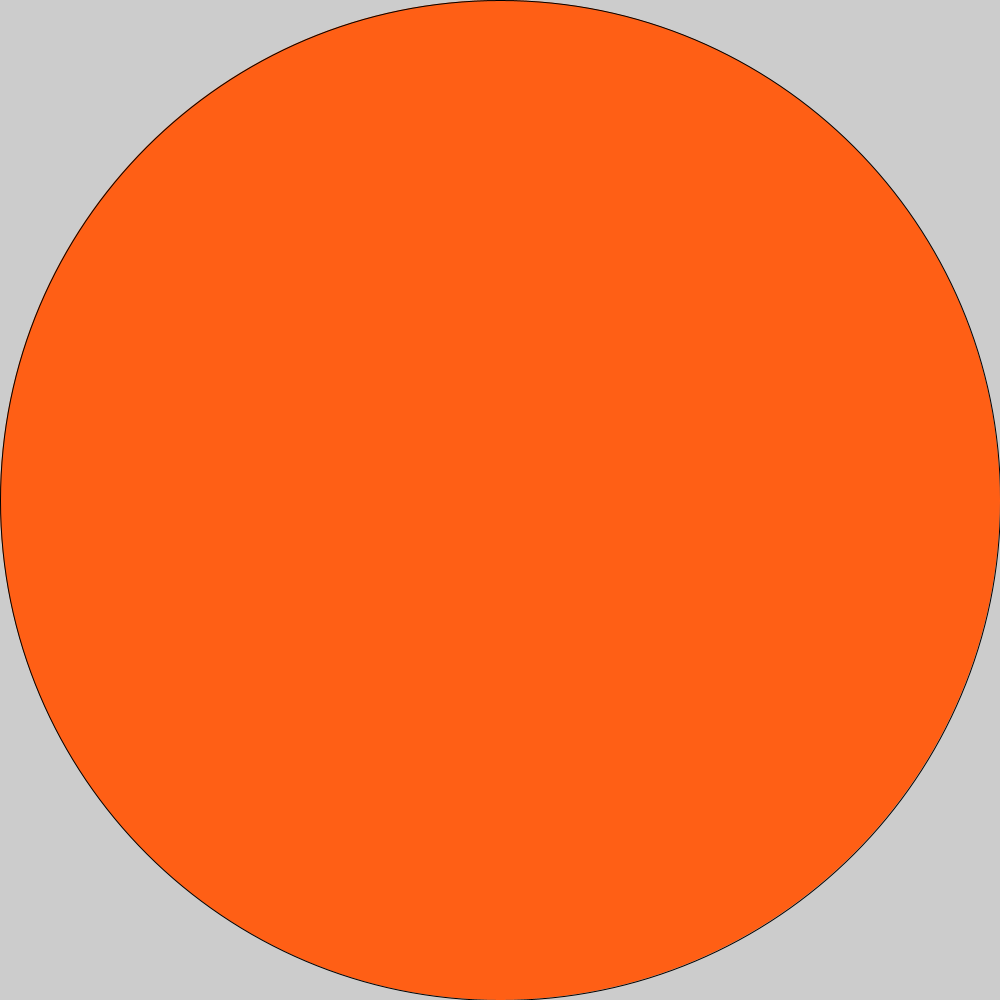
Frame 1 (no input)
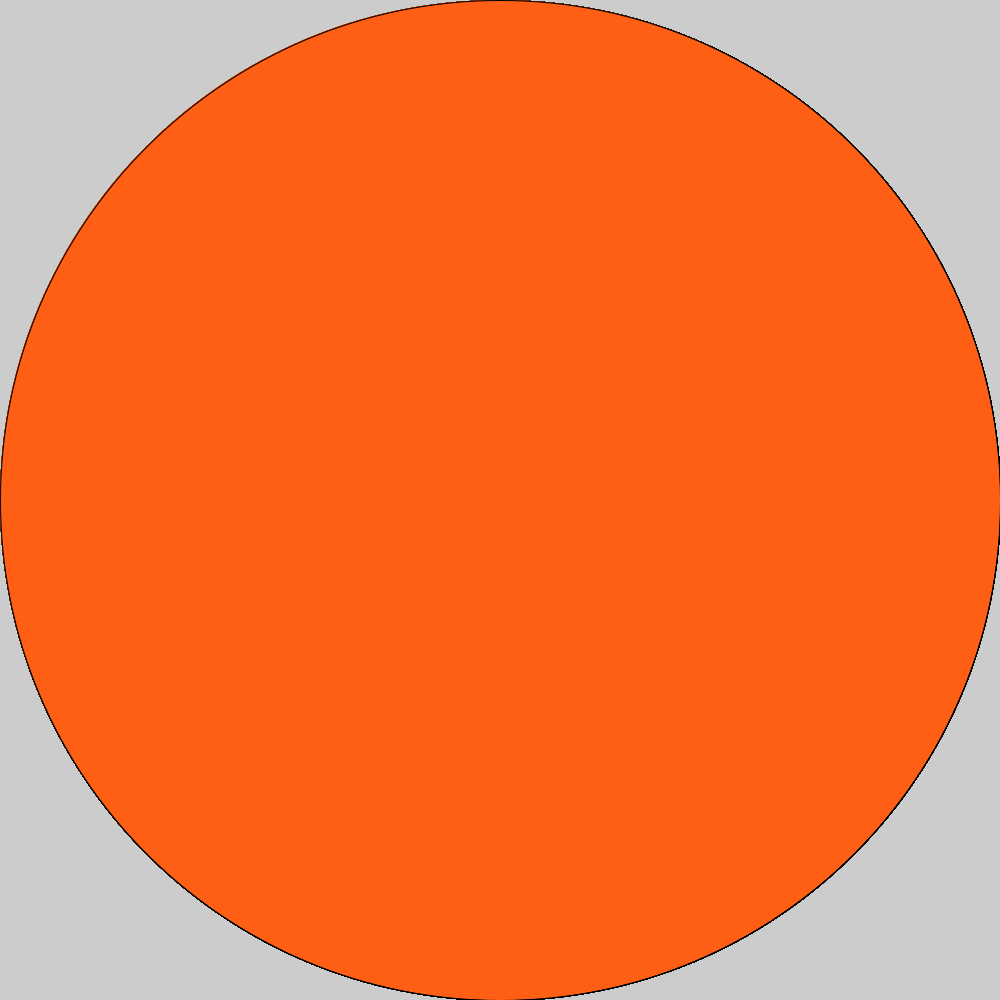
Frame 60 (the mouse pressed at the canvas centre just before this capture)
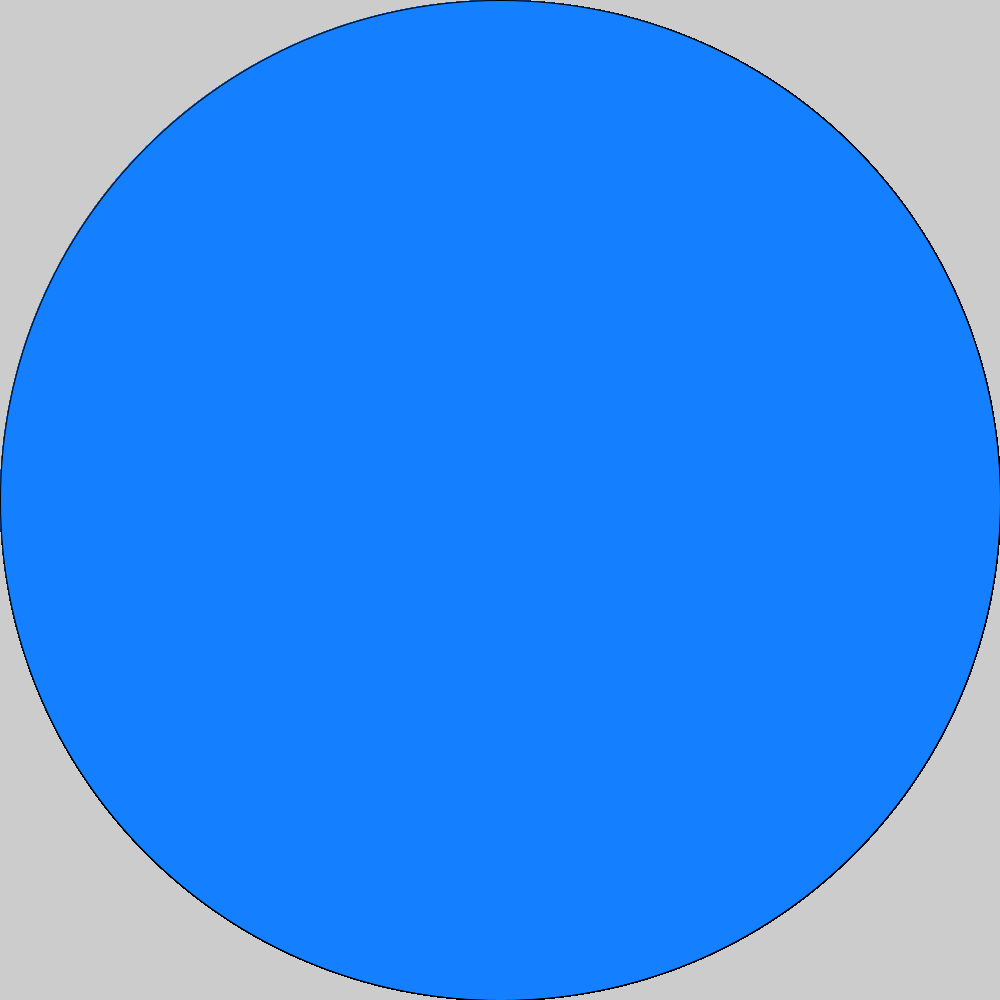
Frame 120 (the mouse held since frame 60 and released just before this capture)

The Processing sketch that drew these frames (run headless with seeded random() and noise(); from frame 60 on, the mouse is pressed at the canvas centre):

// Processing sketch: logical_dot_2018
// ── logical_dot_2018.pde
void setup () { 
  size(1000, 1000);
} 
void draw() {
  fill(#FF5F15); 
  if (mousePressed) { 
    fill(#1580FF);
  }
  ellipse(500,500,1000,1000);
}
